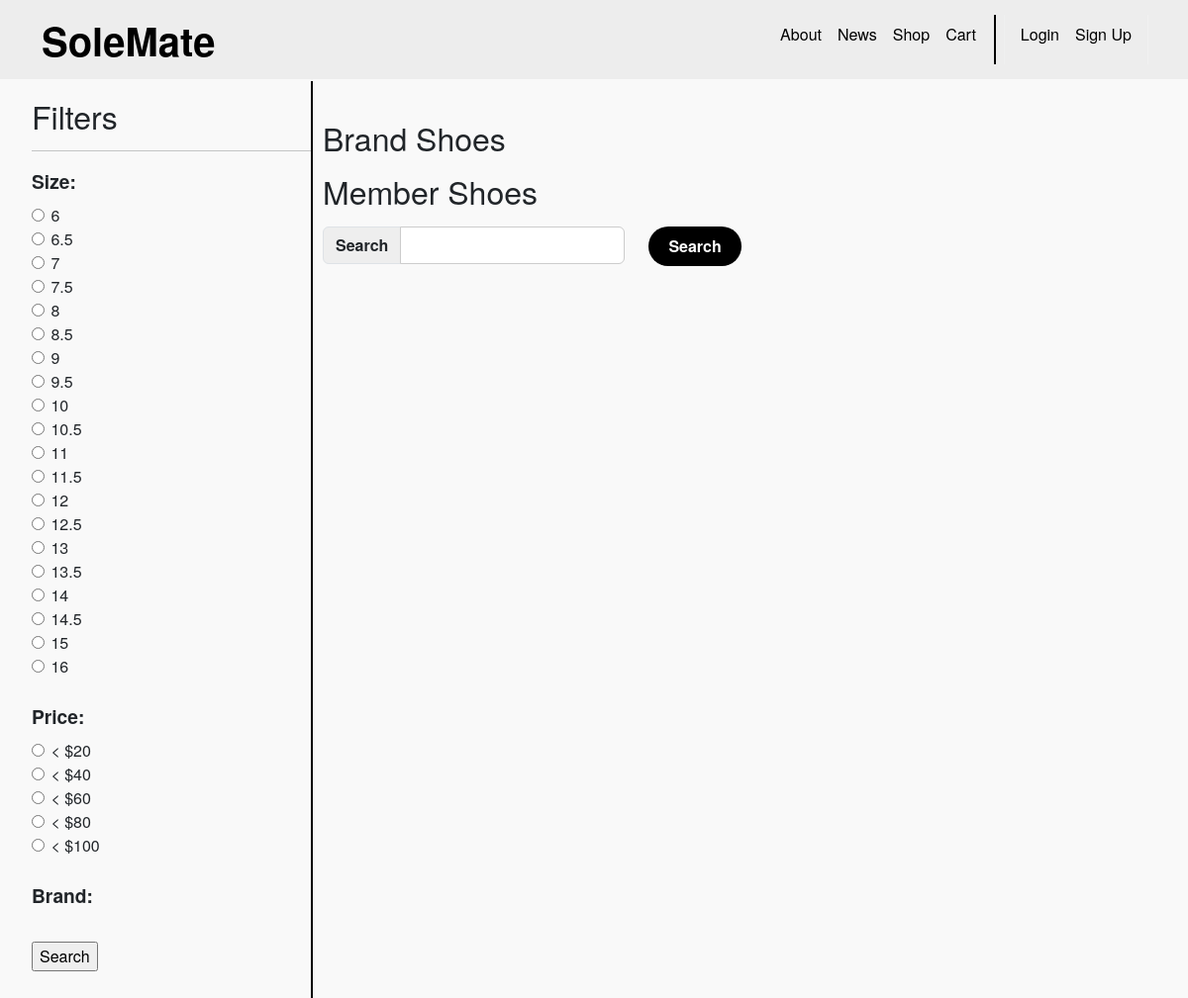
/shop/seller, run on the app's committed database.
### shop/models.py (models this page shows)
class Size(models.Model):
    size_code = models.CharField(max_length=10, primary_key=True)  # e.g. SZ09
    def __str__(self):
        return self.size_code

### shop/views.py (the view)
# urls.py: path('seller', views.seller, name='shop.seller'),
def seller(request):
    template_data = {}
    shoes = Shoe.objects.filter(brand__icontains="Sneaker Enthusiast")
    template_data['title'] = 'Shoes'
    template_data['shoes'] = shoes
    template_data['sizes'] = Size.objects.all()
    return render(request, 'shop/seller.html',{'template_data': template_data})

### cart/context_processors.py (called while the page is built)
def cart_item_count(request):
    if request.user.is_authenticated:
        count = sum(item.quantity for item in CartItem.objects.filter(user=request.user))
    else:
        cart = request.session.get('cart', {})
        count = sum(cart.values())
    return {
        'cart_item_count': count
    }

### shop/context_processors.py (called while the page is built)
def subscribed(request):
    if request.user.is_authenticated:
        count = 0
        time = datetime.today() - timedelta(days=3)
        subscribed_shoes = request.user.subscribed_shoes.filter(last_edit__gte=time)
        for shoe in subscribed_shoes:
            count += 1
    else:
        count = 0
    return {'subscribed': count}

### shop/templates/shop/seller.html (shortened to what this page needs)
{% extends 'base.html' %}
{% block content %}
{% load static %}
  <div class="container">
    <div class="menu">
      <div class="row mt-3">
        <div class="col mx-auto mb-3">
          <h2>Filters</h2>
          <hr />
          <p class="card-text">
          <form method="GET">
            <fieldset id="size">
              <legend>Size:</legend>
              {% for size in template_data.sizes %}
              <input type="radio" id="{{size}}" name="sizeFilter" value="{{size}}"><label for="{{size}}">{{size}}</label><br>
              {% endfor %}
            </fieldset>
          <fieldset id ="price">
            <legend>Price:</legend>
            <input type="radio" id="20" name="priceFilter" value="20"><label for="20"> < $20</label><br>
            <input type="radio" id="40" name="priceFilter" value="40"><label for="40"> < $40</label><br>
            <input type="radio" id="60" name="priceFilter" value="60"><label for="60"> < $60</label><br>
            <input type="radio" id="80" name="priceFilter" value="80"><label for="80"> < $80</label><br>
            <input type="radio" id="100" name="priceFilter" value="100"><label for="100"> < $100</label><br>
          </fieldset>
          <fieldset id="brand">
            <legend>Brand:</legend>
          </fieldset>
          <input type="submit" value="Search">
          </form>
          </p>
        </div>
      </div>
    </div>
    <div class="content" style=" min-height:70vh; max-height:100vh; overflow-y: scroll !important; overflow-x:hidden; padding-left: 10px !important; padding-right: 10px !important;" >
        <h2>
            <div class="navbar-nav ms-auto navbar-ml">
                <a class="nav-link" href="{% url 'shop.index' %}">Brand Shoes</a> <a class="nav-link" href="{% url 'shop.seller' %}">Member Shoes</a>
            </div>
        </h2>
        <div class = "row">
        <form method="GET">
            <div class="row" style="padding-bottom: 15px;">
              <div class="col-auto">
                <div class="input-group col-auto">
                  <div class="input-group-text">Search</div>
                  <input type="text" class="form-control" name="search">
                  </div>
                  </div>
                <div class="col-auto"><button class="btn bg-dark text-black" type="submit">Search</button>
              </div>
            </div>
        </form>
      </div>
    </div>
  </div>
{% endblock content %}

### SoleMate/static/css/style.css (style rules this page uses)
.bg-dark { background-color: #EDEDED !important; }
.body { min-height: 66vh; max-height:66vh !important; display: flex; flex-direction: column; overflow: visible !important; }
.card-text { color: #555; }
.container { padding-top: 20px; }
body { background-color: #f9f9f9; font-family: 'Helvetica Neue', sans-serif; }
fieldset { border: none; margin-bottom: 1.5rem; }
fieldset legend { font-size: 1.2rem; font-weight: 600; margin-bottom: 0.5rem; }
input[type="radio"], input[type="checkbox"] { margin-right: 0.4rem; accent-color: black; }
.btn { border-radius: 30px; padding: 0.5rem 1.25rem; font-weight: 600; transition: background-color 0.3s ease; }
.btn.bg-dark { background-color: #000 !important; color: #fff !important; border: none; }
.input-group-text { background-color: #eee; font-weight: 600; border-radius: 6px 0 0 6px; }
input.form-control { border-radius: 0 6px 6px 0; border: 1px solid #ccc; }

### shop/templates/shop/seller.html (style rules this page uses)
.container { display: grid; grid-template-areas: "header header" "menu content" "footer footer"; grid-template-columns: 1fr 3fr; padding: 2px; }
.container > div { padding: 0px; }
.container > div.menu { grid-area: menu; border-right: 2px solid black; min-height: 66vh; }
.container > div.content { grid-area: content; padding-top: 30px !important; }

### data on the page
Size: size_code "6"
Size: size_code "6.5"
Size: size_code "7"
Size: size_code "7.5"
Size: size_code "8"
Size: size_code "8.5"
Size: size_code "9"
Size: size_code "9.5"
Size: size_code "10"
Size: size_code "10.5"
Size: size_code "11"
Size: size_code "11.5"
Size: size_code "12"
Size: size_code "12.5"
Size: size_code "13"
Size: size_code "13.5"
Size: size_code "14"
Size: size_code "14.5"
Size: size_code "15"
Size: size_code "16"
